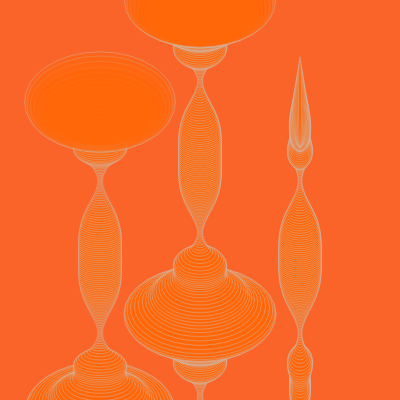
Frame 1 (no input)
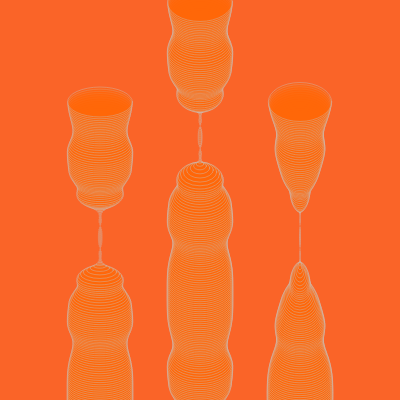
Frame 60 (no input)
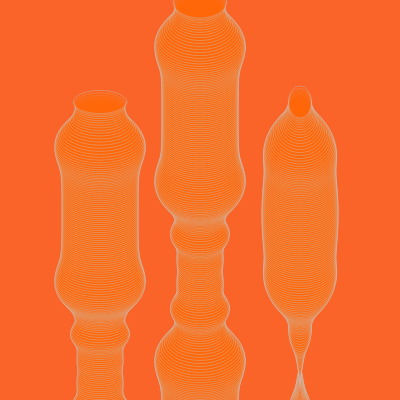
Frame 120 (the mouse pressed at the canvas centre since frame 60)

The p5.js sketch that drew these frames (run headless with seeded random() and noise() and a simulated clock; from frame 60 on, the mouse is pressed at the canvas centre):

// p5.js sketch
// ── sketch.js
let roff = 0.03;
let xoff = 0;
let rad;
let r;
let a = 0;
let theShader;



function setup() {
  createCanvas(400, 400);
  // noLoop()
  
}

function draw() {


  background(250, 100, 40);

  for (x = height; x > 0; x -= 2) {

    r = sin(x / 100 + a + TWO_PI);

    n = noise(r, a)
    // console.log(n)
    r2 = map(n, 0.4, 1, 40, 290)
    //noStroke()
    stroke(200,100)
    fill(255,103,10,100)
    
    //noFill()
    ellipse(200, x, r2, r2 * 0.6)
   ellipse(100,x+100, r2, r2*n,100)
    ellipse(300, x+100, r2*r, r2*0.6,100)
  }
  a += 0.03;
  //shader(theShader);
  //rect(0,0,width, height);
  //console.log(r)
}
